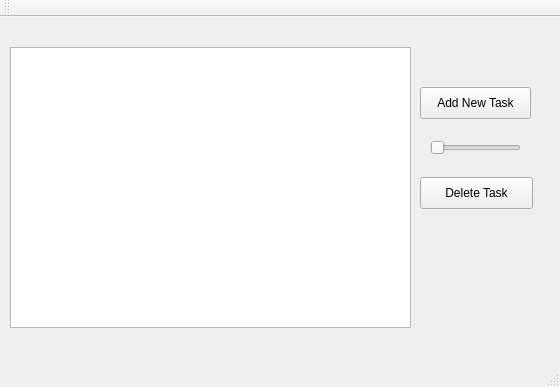
<?xml version="1.0" encoding="UTF-8"?>
<ui version="4.0">
 <class>MainWindow</class>
 <widget class="QMainWindow" name="MainWindow">
  <property name="geometry">
   <rect>
    <x>0</x>
    <y>0</y>
    <width>560</width>
    <height>387</height>
   </rect>
  </property>
  <property name="windowTitle">
   <string>MainWindow</string>
  </property>
  <widget class="QWidget" name="centralWidget">
   <widget class="QPushButton" name="pushButton">
    <property name="geometry">
     <rect>
      <x>420</x>
      <y>70</y>
      <width>111</width>
      <height>32</height>
     </rect>
    </property>
    <property name="text">
     <string>Add New Task</string>
    </property>
   </widget>
   <widget class="QPushButton" name="pushButton_2">
    <property name="geometry">
     <rect>
      <x>420</x>
      <y>160</y>
      <width>113</width>
      <height>32</height>
     </rect>
    </property>
    <property name="text">
     <string>Delete Task</string>
    </property>
   </widget>
   <widget class="QSlider" name="horizontalSlider">
    <property name="geometry">
     <rect>
      <x>430</x>
      <y>120</y>
      <width>91</width>
      <height>22</height>
     </rect>
    </property>
    <property name="orientation">
     <enum>Qt::Horizontal</enum>
    </property>
   </widget>
   <widget class="QListView" name="listView">
    <property name="geometry">
     <rect>
      <x>10</x>
      <y>30</y>
      <width>401</width>
      <height>281</height>
     </rect>
    </property>
   </widget>
  </widget>
  <widget class="QMenuBar" name="menuBar">
   <property name="geometry">
    <rect>
     <x>0</x>
     <y>0</y>
     <width>560</width>
     <height>22</height>
    </rect>
   </property>
  </widget>
  <widget class="QToolBar" name="mainToolBar">
   <attribute name="toolBarArea">
    <enum>TopToolBarArea</enum>
   </attribute>
   <attribute name="toolBarBreak">
    <bool>false</bool>
   </attribute>
  </widget>
  <widget class="QStatusBar" name="statusBar"/>
 </widget>
 <layoutdefault spacing="6" margin="11"/>
 <resources/>
 <connections/>
</ui>
